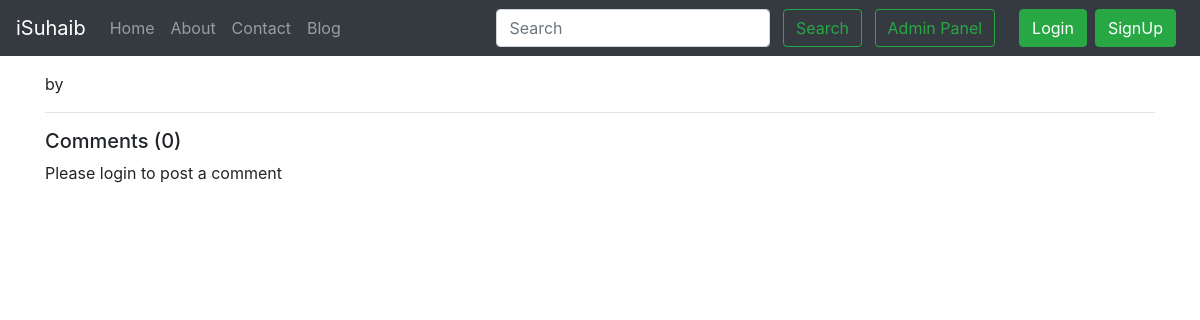
Page /blog/cs on the earlier database version.
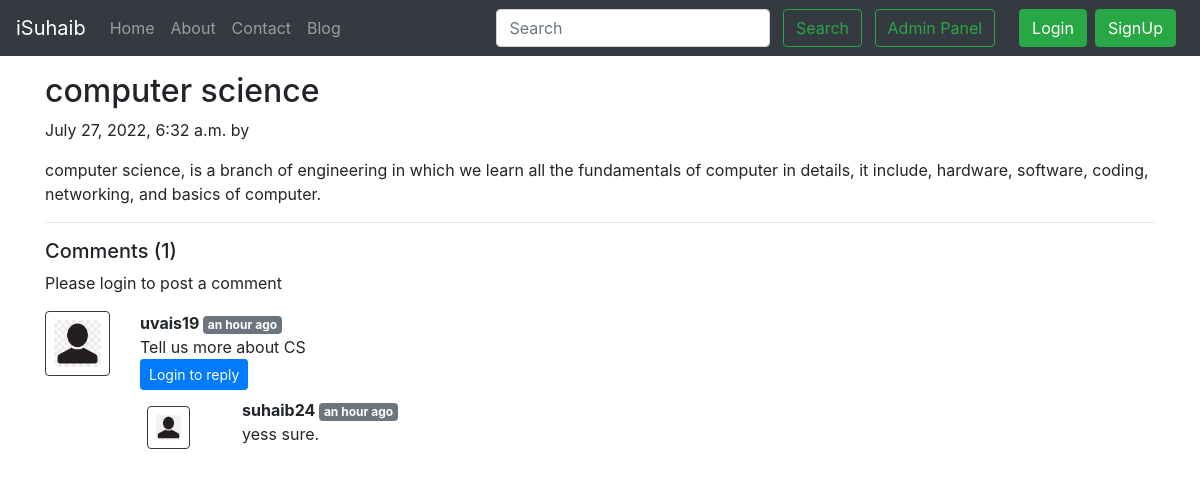
Same page on the later database version.
### blog/models.py (models this page shows, shortened)
class Post(models.Model):
    id=models.AutoField(primary_key=True)
    title=models.CharField(max_length=255)
    user=models.ForeignKey(User, on_delete=models.CASCADE, default=0)
    slug=models.CharField(max_length=130)
    timeStamp=models.DateTimeField(blank=True, default=now)
    content=models.TextField()
    img = models.ImageField(upload_to='static', default=0)

class BlogComment(models.Model):
    id= models.AutoField(primary_key=True)
    comment=models.TextField()
    user=models.ForeignKey(User, on_delete=models.CASCADE)
    post=models.ForeignKey(Post, on_delete=models.CASCADE)
    parent=models.ForeignKey('self',on_delete=models.CASCADE, null=True )
    timestamp= models.DateTimeField(default=now)

### blog/views.py (the view)
# urls.py: path('<str:slug>', views.blogPost, name="blogPost"),
def blogPost(request, slug):
    post=Post.objects.filter(slug=slug).first()
    comments= BlogComment.objects.filter(post=post, parent=None)
    replies= BlogComment.objects.filter(post=post).exclude(parent=None)
    replyDict={}
    for reply in replies:
        if reply.parent.id not in replyDict.keys():
            replyDict[reply.parent.id]=[reply]
        else:
            replyDict[reply.parent.id].append(reply)
    context={'post':post, 'comments': comments, 'user': request.user, 'replyDict': replyDict}
    return render(request, "blog/blogPost.html", context)

### blog/templatetags/extras.py (called while the page is built)
@register.filter(name='get_val')
def get_val(dict, key):
    return dict.get(key)

### templates/blog/blogPost.html (shortened to what this page needs)
{% extends 'base.html' %}
{% block body %}
{% load humanize %}
{% load extras %}
<div class="container my-3">
    <h2 class="blog-post-title">{{post.title}}</h2>
    <p class="blog-post-meta">{{post.timeStamp}} by <a href="/about">{{post.author}}</a></p>
    <p>{{post.content}}</p>
    <hr>
</div>
<div class="container">
    <h5> Comments ({{comments.count}}) </h5>
    <div class="my-2">
        {% if user.is_authenticated %}
        <form action="/blog/postComment" method="post">
            {% csrf_token %}
            <div class="form-group">
                <label for="exampleInputEmail1">Post Comment </label>
                <input type="text" class="form-control" name="comment" placeholder="Enter comment here">
            </div>
            <input type="hidden" name="postid" value="{{post.id}}">
            <input type="hidden" name="parentid" value="">
            <button type="submit" class="btn btn-primary">Submit</button>
        </form>
        {% else %}
        Please login to post a comment
        {% endif %}
    </div>
{% for comment in comments %}
    <div class="row my-3">
        <div class="col-md-1  ">
            <img class="rounded mx-auto d-block w-100 border border-dark p-2" src="/static/img/user.jpg" alt="user">
        </div>
        <div class="col-md-11 ">
            <b> {{comment.user.username}} </b> <span class="badge badge-secondary ">{{comment.timestamp| naturaltime}}</span>
            <div>{{comment.comment}}</div>
            <div class="reply mx-0">
                {% if user.is_authenticated %}
                <button class="btn btn-sm btn-primary" type="button" data-toggle="collapse" data-target="#replyBox{{comment.id}}" aria-expanded="false" aria-controls="replyBox{{comment.id}}">
                    Reply
                </button>
                <div class="collapse" id="replyBox{{comment.id}}">
                    <div class="card card-body my-2">
                        <form action="/blog/postComment" method="post">
                            {% csrf_token %}
                            <div class="form-group">
                                <label for="comment">Post a reply </label>
                                <input type="text" class="form-control" name="comment" placeholder="Enter comment here">
                                <input type="hidden" name="parentid" value="{{comment.id}}">
                            </div>
                            <input type="hidden" name="postid" value="{{post.id}}">
                            <button type="submit" class="btn btn-primary">Submit</button>
                        </form>
                    </div>
                </div>
                {% else %}
                <button class="btn btn-sm btn-primary" type="button" data-toggle="collapse" data-target="#replyBox{{comment.id}}" aria-expanded="false" aria-controls="replyBox{{comment.id}}">
                    Login to reply
                </button>
                {% endif %}
                <div class="replies my-2 ">
                    {% for reply in replyDict|get_val:comment.id %}
                    <div class="row my-2">
                        <div class="col-md-1 ">
                            <img class="rounded mx-auto d-block w-75 my-2 border border-dark p-2" src="/static/img/user.jpg" alt="user">
                        </div>
                        <div class="col-md-11">
                            <div class="col-md-11 ">
                                <b> {{reply.user.username}} </b> <span class="badge badge-secondary ">{{reply.timestamp| naturaltime}}</span>
                                <div>{{reply.comment}}</div>
                            </div>
                            <br>
                        </div>
                    </div>
                    {% endfor %}
                </div>
            </div>
        </div>
    </div>
    {% endfor %}
</div>
{% endblock %}

### templates/base.html (shortened to what this page needs)
<!DOCTYPE html>
<html lang="en">
  <head>
    <link rel="stylesheet" href="https://cdn.datatables.net/1.12.1/css/jquery.dataTables.min.css">
    <link rel="stylesheet" href="https://stackpath.bootstrapcdn.com/bootstrap/4.5.2/css/bootstrap.min.css">
  </head>
  <body>
    <nav class="navbar navbar-expand-lg navbar-dark bg-dark">
        <a class="navbar-brand" href="/">iSuhaib</a>
        <div class="collapse navbar-collapse" id="navbarSupportedContent">
          <ul class="navbar-nav mr-auto">
            <li class="nav-item {% block homeactive %}  {% endblock homeactive %}">
              <a class="nav-link" href="/">Home <span class="sr-only">(current)</span></a>
            </li>
            <li class="nav-item {% block aboutactive %}  {% endblock aboutactive %}" >
              <a class="nav-link" href="/about">About</a>
            </li>
            <li class="nav-item {% block contactactive %}  {% endblock contactactive %} ">
              <a class="nav-link" href="/contact">Contact</a>
            </li>
            <li class="nav-item {% block blogactive %}  {% endblock blogactive %} ">
              <a class="nav-link" href="/blog/">Blog</a>
            </li>
          </ul>
          <div class="ml-auto form-inline ">
          <form method="get" action="/search"class="my-2 my-lg-0 mx-3">
            <input class="form-control mr-sm-2" type="search" placeholder="Search" aria-label="Search" name="query" id="query">
            <button class="btn btn-outline-success my-2 my-sm-0 " type="submit">Search</button>
            <a href="/admin/" role="button" target="_blank" class="btn btn-outline-success m-2 my-sm-0"> Admin Panel </a>
          </form>
{% if user.is_authenticated %}
<ul class="navbar-nav mr-2">
  <li class="nav-item" >
    <a class="nav-link" href="/blog/upload/">Add Post</a>
  </li>
  <li class="nav-item dropdown">
    <a class="nav-link dropdown-toggle" href='#' id="navbarDropdown" role="button" data-toggle="dropdown"> Welcome {{request.user}}</a>
    <div class="dropdown-menu" aria-labelledby="navbarDropdown">
      <a class="dropdown-item" href="/logout">Logout</a>
    </div>
  </li>
</ul>
    </div>
{% else %}
<button type="button" class="btn btn-success mr-2" data-toggle="modal" data-target="#loginModal">
Login
</button>
<button type="button" class="btn btn-success mr-2" data-toggle="modal" data-target="#signupModal">
SignUp
</button>
{% endif %}
        </div>
      </nav>
      {% block body %}  {% endblock body %}
  </body>
</html>

Differences in the rows shown:
added Post: title "computer science", timeStamp "July 27, 2022, 6:32 a.m.", content "computer science, is a branch of engineering in which we learn all the fundamentals of computer in details, it include, hardware, software, coding, networking, and basics of computer."
added BlogComment: user.username "uvais19", timestamp "an hour ago", comment "Tell us more about CS", shown under "Comments (1)"
added BlogComment: user.username "suhaib24", timestamp "an hour ago", comment "yess sure.", shown under "uvais19"
Other differences:
{{ comments.count }}: "0" → "1"
